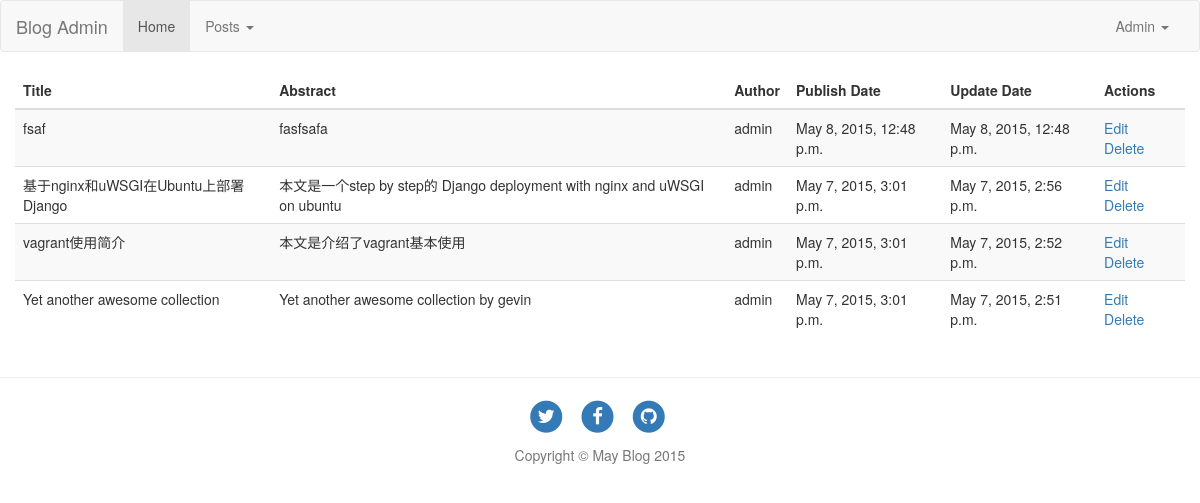
Screenshot of /admin/posts with the database file from the repository.
### main/models.py (models this page shows, shortened)
class Post(models.Model):
    title = models.CharField(max_length=256, default='new blog')
    abstract = models.TextField(null=True, blank=True)
    raw = models.TextField()
    pub_time = models.DateTimeField(auto_now_add=True)
    update_time = models.DateTimeField(auto_now=True)
    content_html = models.TextField()
    author = models.ForeignKey(User)
    tags = models.ManyToManyField('Tag')
    catagory = models.ForeignKey('Catagory', null=True, blank=True)
    is_draft = models.BooleanField(default=False)

### main/views.py (the view)
# urls.py: url(r'^admin/posts$', views.AdminPosts.as_view(), name='admin_posts'),
class AdminPosts(View):
    template_name = 'blog_admin/posts.html'
    def get(self, request):
        data = {}
        draft = request.GET.get('draft')
        if draft and draft.lower()=='true':
            flag = True
        else:
            flag = False
        posts = models.Post.objects.filter(is_draft=flag).order_by('-update_time')
        data['posts'] = posts
        return render(request, self.template_name, data)

### templates/blog_admin/posts.html (shortened to what this page needs)
{% extends "admin_base.html" %}
{% block main %}
{% load bootstrap3 %}
<div class="row">
    <table class="table table-striped">
        <thead>
            <tr>
                <th>Title</th>
                <th>Abstract</th>
                <th>Author</th>
                <th>Publish Date</th>
                <th>Update Date</th>
                <th>Actions</th>
            </tr>
    </thead>
    <tbody>
        {% for post in posts %}
        <tr id="post-{{ post.id }}">
            <td>{{ post.title }}</td>
            <td>{{ post.abstract }}</td>
            <td>{{ post.author }}</td>
            <td>{{ post.pub_time }}</td>
            <td>{{ post.update_time }}</td>
            <td>
                <a href="{% url 'main:admin_edit_post' post.id %}">Edit</a>
                <a href="{% url 'main:admin_delete_post' post.id %}"  class="del-post">Delete</a>
            </td>
        </tr>
        {% endfor %}
    </tbody>
    </table>
</div>
{% endblock %}

### rows the page displays
Post: title "fsaf", abstract "fasfsafa", author "admin", pub_time "May 8, 2015, 12:48 p.m.", update_time "May 8, 2015, 12:48 p.m."
Post: title "基于nginx和uWSGI在Ubuntu上部署Django", abstract "本文是一个step by step的 Django deployment with nginx and uWSGI on ubuntu", author "admin", pub_time "May 7, 2015, 3:01 p.m.", update_time "May 7, 2015, 2:56 p.m."
Post: title "vagrant使用简介", abstract "本文是介绍了vagrant基本使用", author "admin", pub_time "May 7, 2015, 3:01 p.m.", update_time "May 7, 2015, 2:52 p.m."
Post: title "Yet another awesome collection", abstract "Yet another awesome collection by gevin", author "admin", pub_time "May 7, 2015, 3:01 p.m.", update_time "May 7, 2015, 2:51 p.m."
